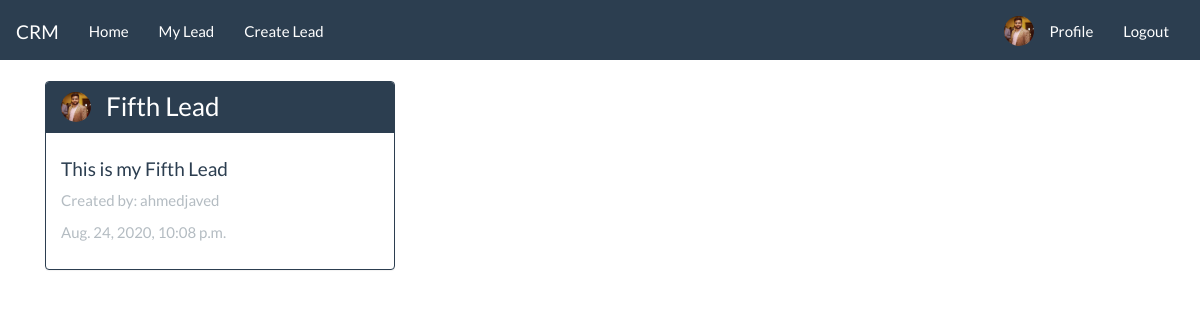
Before: / (signed in) with the older database file.
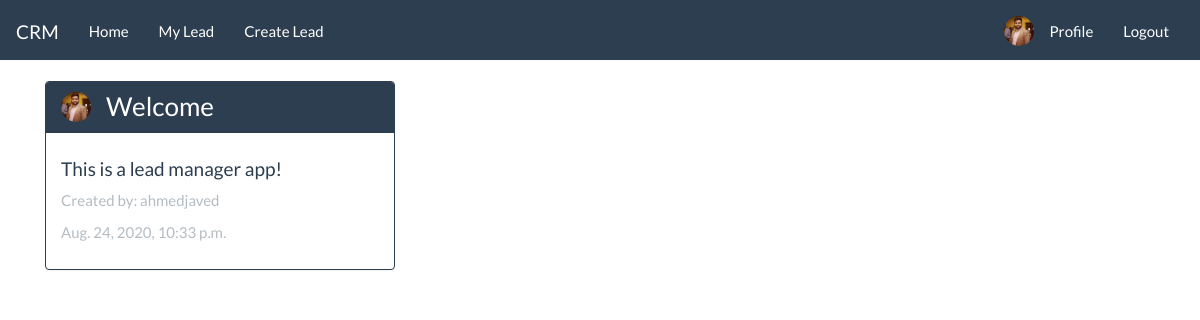
After: the same page with the newer database file.
### leads/models.py (models this page shows, shortened)
class Lead(models.Model):
    lead_title = models.CharField(max_length=100)
    lead_text = models.CharField(max_length=200)
    created_at = models.DateTimeField(auto_now_add=True)
    updated_at = models.DateTimeField(auto_now=True)
    user = models.ForeignKey(User, default='', on_delete=models.CASCADE)

### users/models.py (models this page shows, shortened)
class Profile(models.Model):
    user = models.OneToOneField(User, on_delete=models.CASCADE)
    image = models.ImageField(default='default.jpg', upload_to='profile_pics')

### leads/views.py (the view)
# urls.py: path('', views.IndexView.as_view(), name="index"),
class IndexView(generic.ListView):
    template_name = "leads/index.html"
    def get_queryset(self):
        return Lead.objects.order_by("-created_at")

### leads/templates/leads/index.html (shortened to what this page needs)
{% extends 'leads/base.html' %}
{% block content %}
<div class="container">
    <div class="row">
        {% if lead_list %}
        {% for lead in lead_list %}
            <div class="col-lg-4">
                <div class="panel panel-primary">
                    <div class="panel-heading">
                    <div class="d-flex">
                        <img src="{{ lead.user.profile.image.url }}" alt="" class="img-circle" style="width: 30px; height: 30px;">
                        <h3 class=" ml-4 mt-0 mb-0">{{ lead.lead_title }}</h3>
                    </div>
                    </div>
                    <div class="panel-body">
                        <h4>{{ lead.lead_text }}</h4>
                        <p class="text-muted">Created by: {{lead.user.username }}</p>
                        {% if lead.updated_at %}
                           <p class="text-muted">{{ lead.updated_at }}</p>
                        {% else %}
                            <p class="text-muted">{{lead.created_at }} </p>
                        {% endif %}
                    </div>
                </div>
            </div>
        {% endfor %}
        {% else %}
    </div>
    <div class="alert alert-dismissible alert-danger">
        Leads are not available!
    </div>
    {% endif %}
</div>
{% endblock  %}

Changed rows visible on the page:
removed Lead: user.profile.image (picture), lead_title "Fifth Lead", lead_text "This is my Fifth Lead", user.username "ahmedjaved", updated_at "Aug. 24, 2020, 10:08 p.m."
added Lead: user.profile.image (picture), lead_title "Welcome", lead_text "This is a lead manager app!", user.username "ahmedjaved", updated_at "Aug. 24, 2020, 10:33 p.m."
